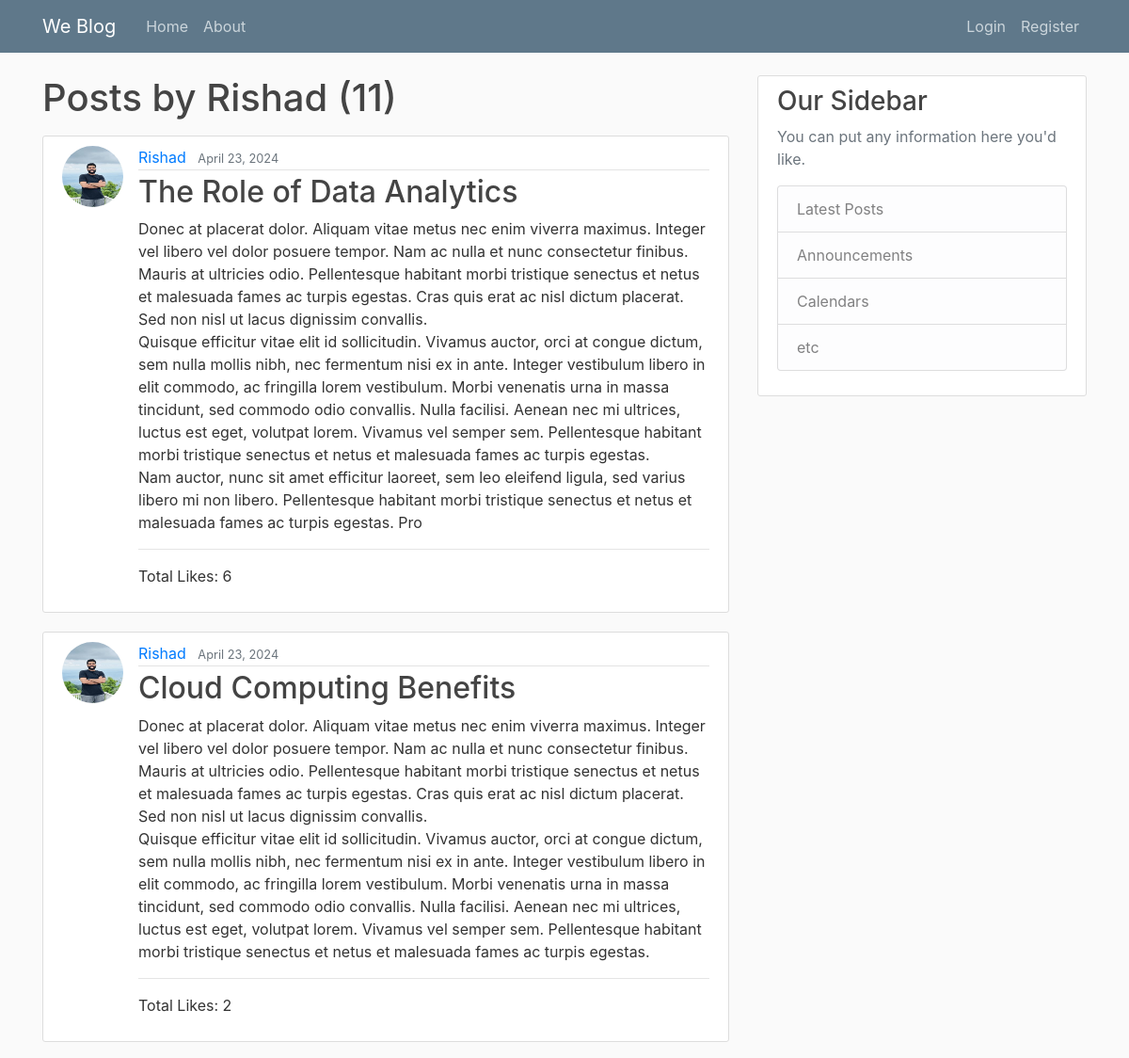
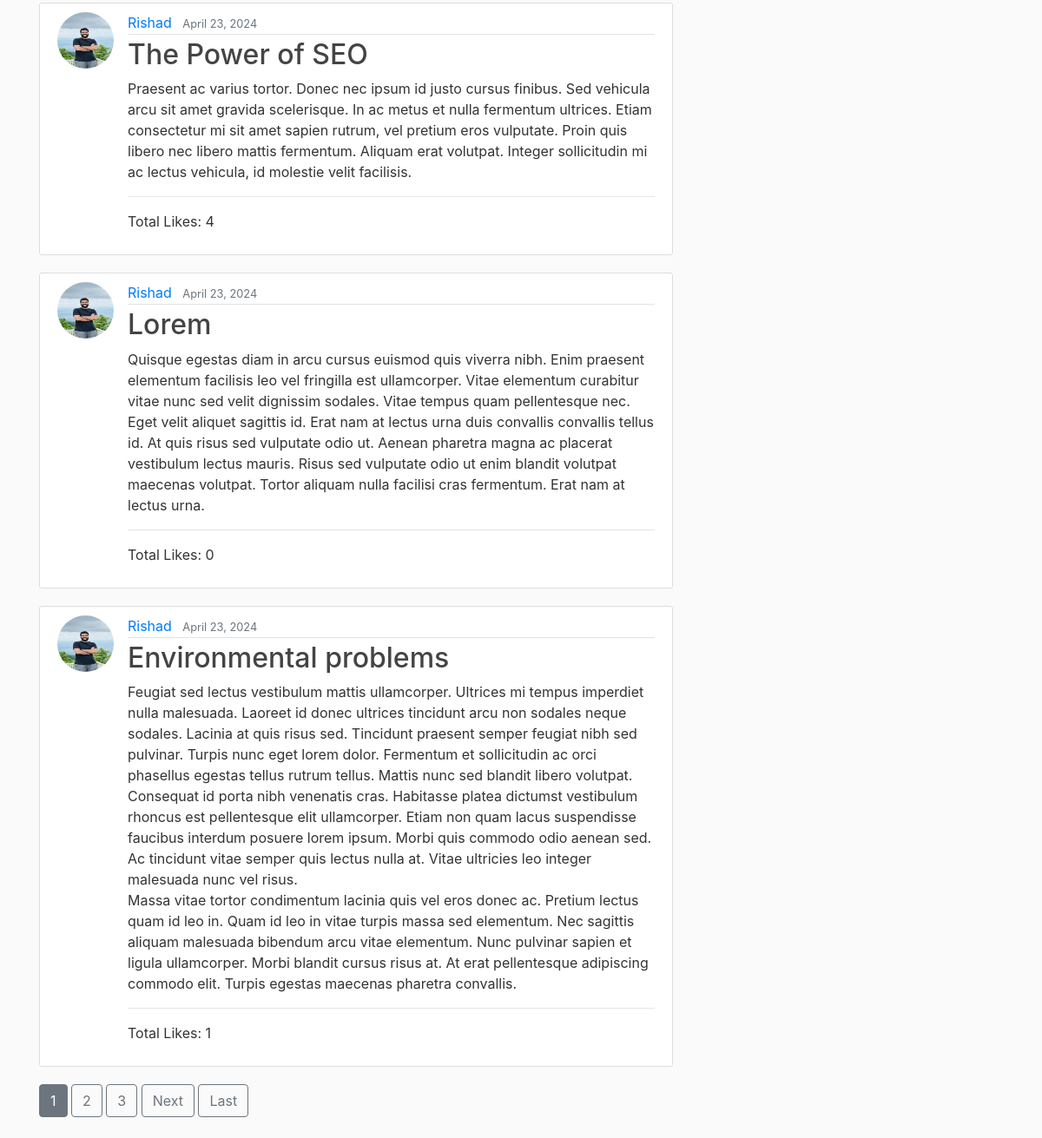
The page /user/Rishad/ on the database its author committed (2 pictures, top to bottom).
### blog/models.py (models this page shows, shortened)
class Post(models.Model):
    title = models.CharField(max_length=100)
    content = models.TextField()
    date_posted = models.DateTimeField(default=timezone.now) #used default to give option to change time & date posted
    author = models.ForeignKey(User, on_delete=models.CASCADE) #if the suer is deleted their post should also be deleted that why using (on_delete=models.CASCADE)
    likes = models.ManyToManyField(User, related_name='likes')

### users/models.py (models this page shows, shortened)
class Profile(models.Model):
    user = models.OneToOneField(User, on_delete=models.CASCADE)
    image = models.ImageField(default='default.jpg',upload_to='profile_pics')

### blog/views.py (the view)
# urls.py: path('user/<str:username>/', UserPostListView.as_view(), name='user-posts'),
class UserPostListView(ListView):
    model = Post
    template_name = 'blog/user_posts.html'     # <app>/<model>_<viewtype>.html
    context_object_name = 'posts'
    ordering = [ '-date_posted' ]
    paginate_by = 5
    def get_queryset(self):
        username = self.kwargs.get('username')
        user = get_object_or_404(User, username=username)
        queryset = super().get_queryset().filter(author=user)
        queryset = queryset.annotate(like_count=Count('likes'))
        return queryset

### blog/templates/blog/user_posts.html (shortened to what this page needs)
{% extends "blog/base.html" %}
{% block content %}
  <h1 class="mb-3">Posts by {{ view.kwargs.username }} ({{ page_obj.paginator.count }})</h1>
  {% for post in posts %}
  <article class="media content-section">
    <img class="rounded-circle article-img" src="{{ post.author.profile.image.url }}">
    <div class="media-body">
          <div class="article-metadata">
              <a class="mr-2" href="{% url 'user-posts' post.author.username %}">{{ post.author }}</a>
              <small class="text-muted">{{ post.date_posted|date:"F d, Y" }}</small>
          </div>
          <h2><a class="article-title" href="{% url 'post-detail' post.id %}">{{ post.title }}</a></h2>
          <p class="article-content">{{ post.content }}</p>
          <hr>
          <p>Total Likes: {{ post.like_count }}</p>
    </div>
  </article>
  {% endfor %}
  {% if is_paginated %}
    {% for num in page_obj.paginator.page_range %}
      {% if page_obj.number == num %}
        <a class="btn btn-secondary mb-4" href="?page={{ num }}">{{ num }}</a>
      {% elif num > page_obj.number|add:'-3' and num < page_obj.number|add:'3'  %}
      <a class="btn btn-outline-secondary mb-4" href="?page={{ num }}">{{ num }}</a>
      {% endif %}
    {% endfor %}
    {% if page_obj.has_next %}
      <a class="btn btn-outline-secondary mb-4" href="?page={{ page_obj.next_page_number }}">Next</a>
      <a class="btn btn-outline-secondary mb-4" href="?page={{ page_obj.paginator.num_pages }}">Last</a>
    {% endif %}
  {% endif %}
{% endblock content %}

### blog/static/css/main.css (style rules this page uses)
body { background: #fafafa; color: #333333; margin-top: 5rem; }
h1, h2, h3, h4, h5, h6 { color: #444444; }
.content-section { background: #ffffff; padding: 10px 20px; border: 1px solid #dddddd; border-radius: 3px; margin-bottom: 20px; }
.article-title { color: #444444; }
.article-content { white-space: pre-line; }
.article-img { height: 65px; width: 65px; margin-right: 16px; }
.article-metadata { padding-bottom: 1px; margin-bottom: 4px; border-bottom: 1px solid #e3e3e3 }

### rows shown on the page
Post: author.profile.image (picture), author "Rishad", date_posted "April 23, 2024", title "The Role of Data Analytics", content "Donec at placerat dolor. Aliquam vitae metus nec enim viverra maximus. Integer vel libero vel dolor posuere tempor. Nam ac nulla et nunc consectetur finibus. Mauris at ultricies odio. Pellentesque habitant morbi tristique senectus et netus et malesuada fames ac turpis egestas. Cras quis erat ac nisl dictum placerat. Sed non nisl ut lacus dignissim convallis. Quisque efficitur vitae elit id sollicitudin. Vivamus auctor, orci at congue dictum, sem nulla mollis nibh, nec fermentum nisi ex in ante. Integer vestibulum libero in elit commodo, ac fringilla lorem vestibulum. Morbi venenatis urna in massa tincidunt, sed commodo odio convallis. Nulla facilisi. Aenean nec mi ultrices, luctus est eget,…", like_count "6"
Post: author.profile.image (picture), author "Rishad", date_posted "April 23, 2024", title "Cloud Computing Benefits", content "Donec at placerat dolor. Aliquam vitae metus nec enim viverra maximus. Integer vel libero vel dolor posuere tempor. Nam ac nulla et nunc consectetur finibus. Mauris at ultricies odio. Pellentesque habitant morbi tristique senectus et netus et malesuada fames ac turpis egestas. Cras quis erat ac nisl dictum placerat. Sed non nisl ut lacus dignissim convallis. Quisque efficitur vitae elit id sollicitudin. Vivamus auctor, orci at congue dictum, sem nulla mollis nibh, nec fermentum nisi ex in ante. Integer vestibulum libero in elit commodo, ac fringilla lorem vestibulum. Morbi venenatis urna in massa tincidunt, sed commodo odio convallis. Nulla facilisi. Aenean nec mi ultrices, luctus est eget,…", like_count "2"
Post: author.profile.image (picture), author "Rishad", date_posted "April 23, 2024", title "The Power of SEO", content "Praesent ac varius tortor. Donec nec ipsum id justo cursus finibus. Sed vehicula arcu sit amet gravida scelerisque. In ac metus et nulla fermentum ultrices. Etiam consectetur mi sit amet sapien rutrum, vel pretium eros vulputate. Proin quis libero nec libero mattis fermentum. Aliquam erat volutpat. Integer sollicitudin mi ac lectus vehicula, id molestie velit facilisis.", like_count "4"
Post: author.profile.image (picture), author "Rishad", date_posted "April 23, 2024", title "Lorem", content "Quisque egestas diam in arcu cursus euismod quis viverra nibh. Enim praesent elementum facilisis leo vel fringilla est ullamcorper. Vitae elementum curabitur vitae nunc sed velit dignissim sodales. Vitae tempus quam pellentesque nec. Eget velit aliquet sagittis id. Erat nam at lectus urna duis convallis convallis tellus id. At quis risus sed vulputate odio ut. Aenean pharetra magna ac placerat vestibulum lectus mauris. Risus sed vulputate odio ut enim blandit volutpat maecenas volutpat. Tortor aliquam nulla facilisi cras fermentum. Erat nam at lectus urna.", like_count "0"
Post: author.profile.image (picture), author "Rishad", date_posted "April 23, 2024", title "Environmental problems", content "Feugiat sed lectus vestibulum mattis ullamcorper. Ultrices mi tempus imperdiet nulla malesuada. Laoreet id donec ultrices tincidunt arcu non sodales neque sodales. Lacinia at quis risus sed. Tincidunt praesent semper feugiat nibh sed pulvinar. Turpis nunc eget lorem dolor. Fermentum et sollicitudin ac orci phasellus egestas tellus rutrum tellus. Mattis nunc sed blandit libero volutpat. Consequat id porta nibh venenatis cras. Habitasse platea dictumst vestibulum rhoncus est pellentesque elit ullamcorper. Etiam non quam lacus suspendisse faucibus interdum posuere lorem ipsum. Morbi quis commodo odio aenean sed. Ac tincidunt vitae semper quis lectus nulla at. Vitae ultricies leo integer…", like_count "1"

### other values the page prints
{{ view.kwargs.username }} "Rishad"
{{ page_obj.paginator.count }} "11"
{{ num }} "1"
{{ num }} "2" "3"
